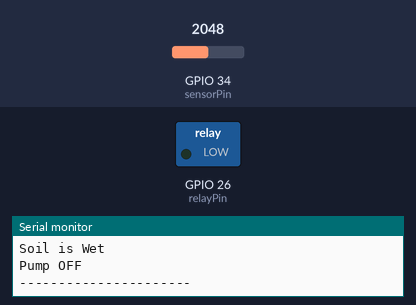
Simulated run of this sketch. Board: ESP32. On the bench: switched loads named in the sketch (green lamp = pin HIGH), the last lines printed to the serial monitor. Inputs (shaded band) come from the test bench; at power-on: GPIO 34 (sensorPin) = 2048.

Above: at 2.8 s.
2.9 s: GPIO 34 (sensorPin) set to 1870
4.4 s: GPIO 34 (sensorPin) set to 1730
At 6.2 s:
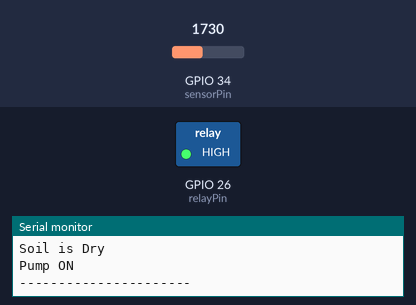
6.5 s: GPIO 34 (sensorPin) set to 1840
At 7.7 s:
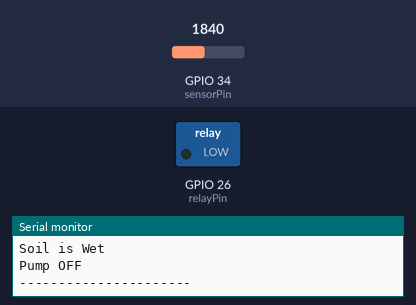
8.5 s: GPIO 34 (sensorPin) set to 1760
At 10.4 s:
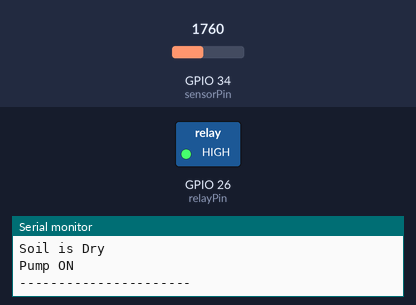
Timing chart, 0 to 11.5 s (numbered marks = the images above; inputs shaded):
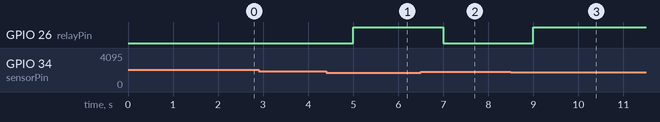

Measured:
- the behaviour switches between 1800 and 1799 on GPIO 34 (sensorPin) (found by bisection; images 0 and 1)
- after the input at 4.4 s, GPIO 26 (relayPin): LOW → HIGH after 0.60 s
- after the input at 6.5 s, GPIO 26 (relayPin): HIGH → LOW after 0.50 s
- after the input at 8.5 s, GPIO 26 (relayPin): LOW → HIGH after 0.50 s

The sketch:

Automated-Irrigation-Controller.ino
```cpp
const int sensorPin = 34;   // Soil Moisture Sensor (Analog)
const int relayPin = 26;    // Relay Module

int moisture = 0;
const int threshold = 1800;

unsigned long previousMillis = 0;
const unsigned long interval = 1000;   // Read sensor every 1 second

void setup() {
  Serial.begin(115200);

  pinMode(relayPin, OUTPUT);
  digitalWrite(relayPin, LOW);
}

void loop() {

  unsigned long currentMillis = millis();

  if (currentMillis - previousMillis >= interval) {

    previousMillis = currentMillis;

    moisture = analogRead(sensorPin);

    Serial.print("Moisture Value: ");
    Serial.println(moisture);

    if (moisture < threshold) {

      digitalWrite(relayPin, HIGH);

      Serial.println("Soil is Dry");
      Serial.println("Pump ON");

    } else {

      digitalWrite(relayPin, LOW);

      Serial.println("Soil is Wet");
      Serial.println("Pump OFF");
    }

    Serial.println("----------------------");
  }

}
```
